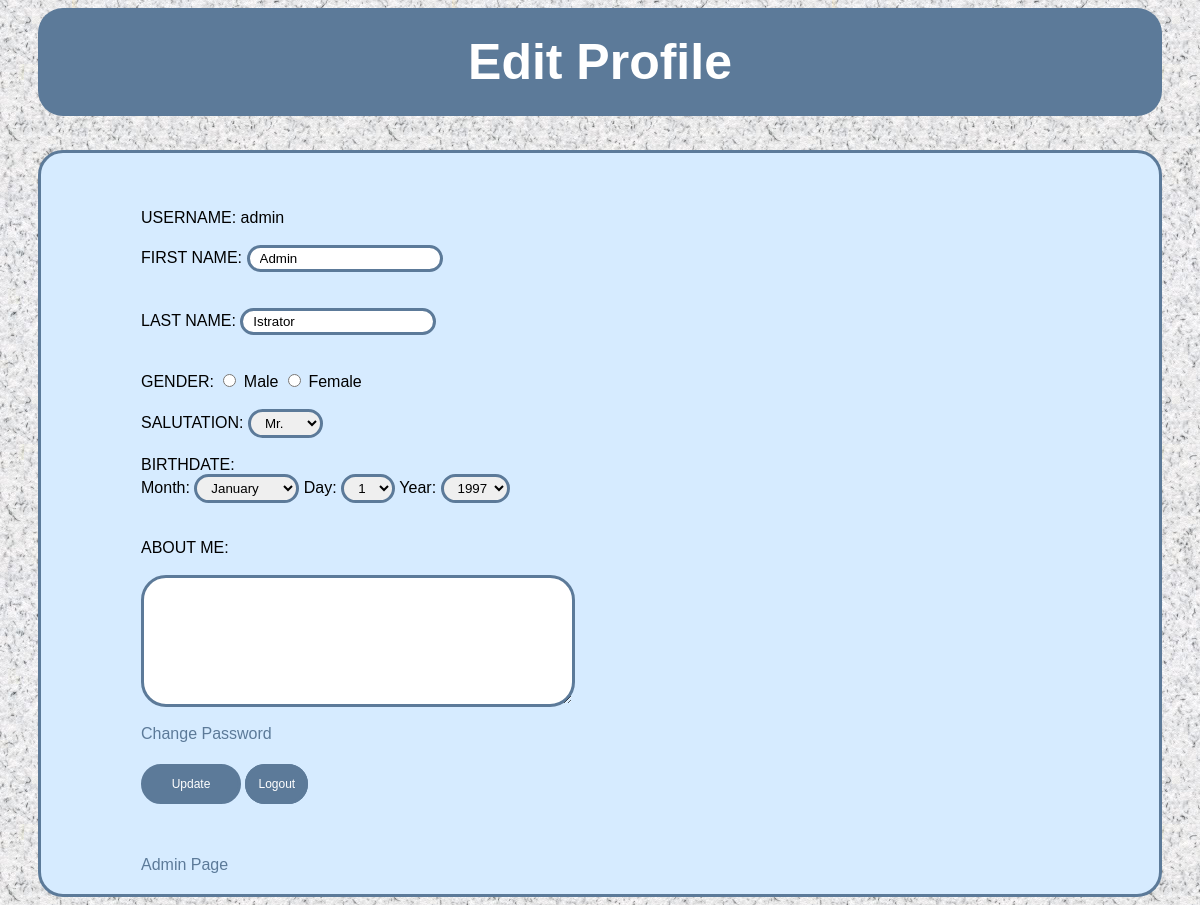
Before: /editProfilePage.php (signed in) with the older database file.
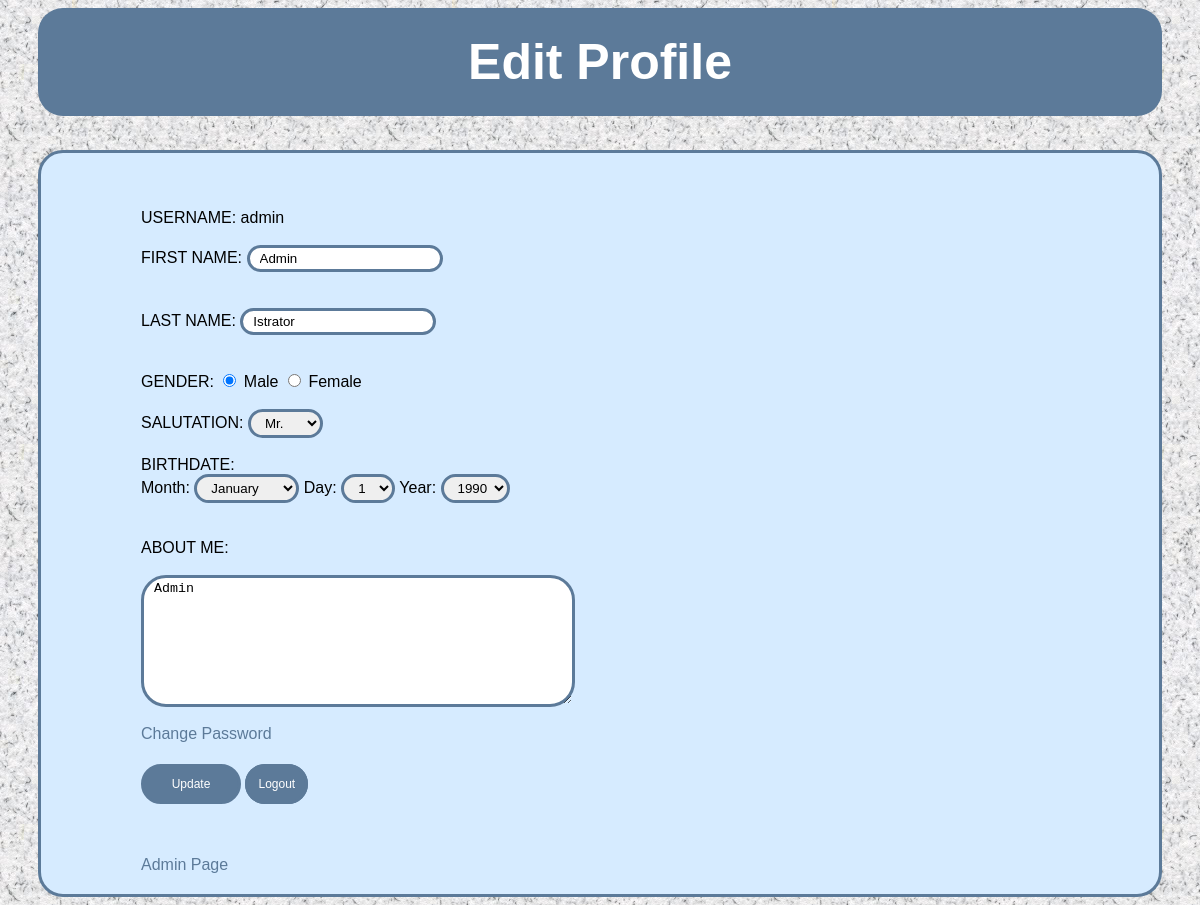
After: the same page with the newer database file.
### tables this page shows
CREATE TABLE IF NOT EXISTS `user` (
  `id` int(11) NOT NULL,
  `username` varchar(50) NOT NULL,
  `password` varchar(128) NOT NULL,
  `salutation` tinyint(10) NOT NULL DEFAULT '1',
  `first_name` varchar(50) NOT NULL,
  `last_name` varchar(50) NOT NULL,
  `gender` tinyint(1) NOT NULL DEFAULT '1',
  `birthdate` date NOT NULL,
  `about` varchar(255) NOT NULL,
  `date_joined` datetime NOT NULL DEFAULT CURRENT_TIMESTAMP,
  `is_superuser` tinyint(1) NOT NULL
);

### editProfilePage.php (the view, shortened to what this page needs)
<html>
	<head>
		<link rel="stylesheet" type="text/css" href="style.css">
	</head>
	<body>
		<h1>Edit Profile</h1>
		<div class="content">
			<?php
				if(isset($_SESSION["user"]))
				{
					$con = mysqli_connect("localhost", $db_username, $db_password, $db_name);
					if( mysqli_connect_errno() )
					{
						echo "<br>Database connection failed: " . mysqli_connect_error() . "<br>";
					}
					else
					{
						$q = "SELECT username, password, salutation, last_name, first_name, gender, birthdate, about, is_superuser
							FROM user
							WHERE id=" . $_SESSION["user"];
						$result = mysqli_query($con, $q);
						if (mysqli_num_rows($result) > 0)
						{
							$row = mysqli_fetch_assoc($result);
							$username = $row["username"];
							$lname = $row["last_name"];
							$fname = $row["first_name"];
							$gender = $row["gender"];
							$about = $row["about"];
							$superuser = $row["is_superuser"];
			?>
			<form action="updateProfile.php" method="post">
			<br> <br>
			    USERNAME: <?php echo $username;?>
			    <br><br>
				FIRST NAME: <input id="fname" value="<?php echo $fname;?>" type="text" name="firstName" maxlength="50" onchange="validate(this)" required>
				<br>
				<br> <br>
				LAST NAME: <input id="lname" value="<?php echo $lname;?>" type="text" name="lastName" maxlength="50" onchange="validate(this)" required>
				<br>
				<br> <br>
				GENDER:
						<input type="radio" id="male" name="gender" value="1" onchange="genderChange(this.value)" <?php if ($gender == 1) echo 'checked';?>>
						<label for="male">Male</label>
						<input type="radio" id="female" name="gender" value="2" onchange="genderChange(this.value)" <?php if ($gender == 2) echo 'checked';?>>
						<label for="female">Female</label>
				<br> <br>
				SALUTATION: <select id="salutation" name="salutation">
						<option value="1" selected>Mr.</option>
						</select>
				<br> <br>
				BIRTHDATE: <br>
					Month: 	<select id="month" name="month" onchange="calculateAge('month', this)">
								<option value="1">January</option>
							</select>
					Day:	<select id="day" name="day" onchange="calculateAge('day', this)">
								<option value="1">1</option>
							</select>
					Year:
							<select id="year" name="year" onchange="calculateAge('year', this)">
							</select>
					<br>
				<br> <br>
				ABOUT ME:  <br> <br>
						   <textarea name="aboutMe" rows="8" cols="50"><?php echo $about;?></textarea>
				<br> <br>
				<a href="#change_password" onclick="showChangePassword()">Change Password</a>
				<br> <br>
				<input id="submit" class="button large" type="submit" value="Update"> <a class="button large" href="logout.php">Logout</a>
			</form>
			<?php
						if($superuser)
							{
								echo "<br><br><a href=\"adminRegistrationPage.php\">Admin Page</a>";
							}
						}
						else
						{
							echo "An error has occured, please <a href=\"login.html\">log in</a> again.";
						}
					}
				}
				else
				{
					echo "Please <a href=\"login.html\">log in</a> again!";
				}
			?>
		</div>
	</body>
</html>

### style.css (style rules this page uses)
body { background-image: url("paper.jpg"); font-family: Arial; }
h1 { background-color:#5C7A99; font-family: Arial; font-size: 50px; text-align: center; color: white; border-radius: 25px; margin-right: 30px; margin-left: 30px; padding-top: 25px; padding-right: 50px; padding-bottom: 25px; padding-left: 50px; }
.content { background-color: #D6EBFF; border: 3px solid #5C7A99; border-radius: 25px; font-size: 16px; margin-right: 30px; margin-left: 30px; padding-top: 20px; padding-right: 100px; padding-bottom: 20px; padding-left: 100px; }
input, select, textarea, .button { border: 3px solid #5C7A99; border-radius: 25px; padding: 3px; padding-left: 10px; outline: none; }
.button { background-color: #5C7A99; color: white; font-size: 12px; text-decoration: none; cursor: pointer; margin-top: 3px; }
.large { width: 100px; padding: 10px !important; }
#submit { width: 100px; }
a { color: #5C7A99; text-decoration: none; }

Changed rows visible on the page:
changed user "admin": gender "☐ Male" → "☑ Male"; aboutMe (not shown) → "Admin"
Other visible differences:
form field year: "1997" → "1990"
